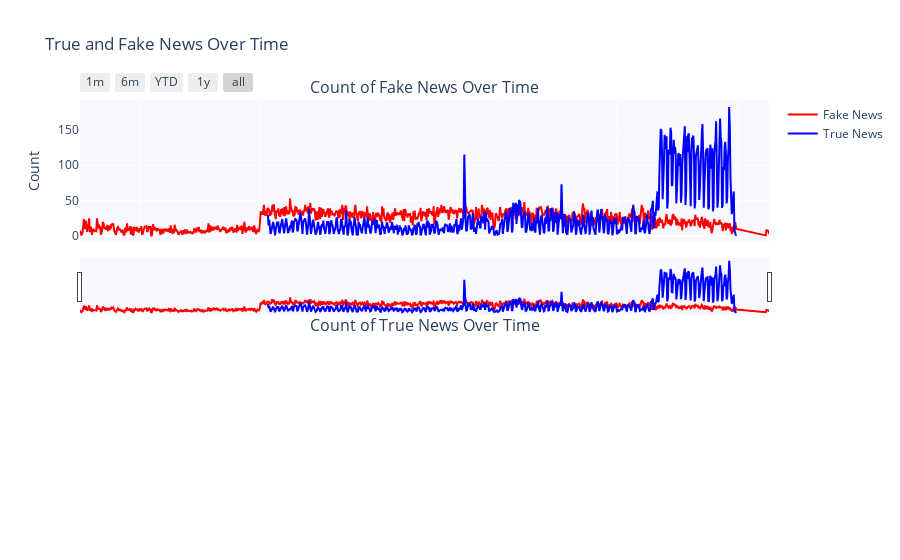

The cell this chart's notebook holds for it:
### Code cell
# import pandas as pd
# import plotly.graph_objs as go
# from plotly.subplots import make_subplots

# Group by date and count the occurrences of 'target' for fake and true news
fake_counts = fake_info.groupby('date')['target'].count()
true_counts = true_info.groupby('date')['target'].count()

# Create a DataFrame for each group
fake_df = pd.DataFrame({'date': fake_counts.index, 'fake_count': fake_counts.values})
true_df = pd.DataFrame({'date': true_counts.index, 'true_count': true_counts.values})

# Create a subplot with shared x-axis
fig = make_subplots(rows=2, cols=1, shared_xaxes=True,
                    subplot_titles=('Count of Fake News Over Time', 'Count of True News Over Time'))

# Add traces for fake and true news counts
fig.add_trace(go.Scatter(x=fake_df['date'], y=fake_df['fake_count'], mode='lines', name='Fake News', line=dict(color='red')))
fig.add_trace(go.Scatter(x=true_df['date'], y=true_df['true_count'], mode='lines', name='True News', line=dict(color='blue')))

# Update x-axis rangeslider and rangeselector
fig.update_xaxes(rangeslider_visible=True, rangeselector=dict(
    buttons=list([
        dict(count=1, label="1m", step="month", stepmode="backward"),
        dict(count=6, label="6m", step="month", stepmode="backward"),
        dict(count=1, label="YTD", step="year", stepmode="todate"),
        dict(count=1, label="1y", step="year", stepmode="backward"),
        dict(step="all")
    ])
))

# Update layout with title and y-axis label
fig.update_layout(title_text='True and Fake News Over Time',
                  plot_bgcolor='rgb(248, 248, 255)',
                  yaxis=dict(title='Count'))

# Show the plot
fig.show()

### Figure 1 — Plotly figure (JSON) as saved in the notebook; plotly's stock layout.template omitted (floating-point values rounded to 4 significant figures; data arrays with more than 128 entries replaced by an {"elided": "..."} marker saying what was removed)
{"data": [{"line": {"color": "red"}, "mode": "lines", "name": "Fake News", "type": "scatter", "x": {"elided": "1010 str values"}, "y": {"elided": "1010 int values"}}, {"line": {"color": "blue"}, "mode": "lines", "name": "True News", "type": "scatter", "x": {"elided": "716 str values"}, "y": {"elided": "716 int values"}}], "layout": {"annotations": [{"font": {"size": 16}, "showarrow": false, "text": "Count of Fake News Over Time", "x": 0.5, "xanchor": "center", "xref": "paper", "y": 1, "yanchor": "bottom", "yref": "paper"}, {"font": {"size": 16}, "showarrow": false, "text": "Count of True News Over Time", "x": 0.5, "xanchor": "center", "xref": "paper", "y": 0.375, "yanchor": "bottom", "yref": "paper"}], "plot_bgcolor": "rgb(248, 248, 255)", "title": {"text": "True and Fake News Over Time"}, "xaxis": {"anchor": "y", "domain": [0, 1], "matches": "x2", "rangeselector": {"buttons": [{"count": 1, "label": "1m", "step": "month", "stepmode": "backward"}, {"count": 6, "label": "6m", "step": "month", "stepmode": "backward"}, {"count": 1, "label": "YTD", "step": "year", "stepmode": "todate"}, {"count": 1, "label": "1y", "step": "year", "stepmode": "backward"}, {"step": "all"}]}, "rangeslider": {"visible": true}, "showticklabels": false}, "xaxis2": {"anchor": "y2", "domain": [0, 1], "rangeselector": {"buttons": [{"count": 1, "label": "1m", "step": "month", "stepmode": "backward"}, {"count": 6, "label": "6m", "step": "month", "stepmode": "backward"}, {"count": 1, "label": "YTD", "step": "year", "stepmode": "todate"}, {"count": 1, "label": "1y", "step": "year", "stepmode": "backward"}, {"step": "all"}]}, "rangeslider": {"visible": true}}, "yaxis": {"anchor": "x", "domain": [0.625, 1], "title": {"text": "Count"}}, "yaxis2": {"anchor": "x2", "domain": [0, 0.375]}}}
